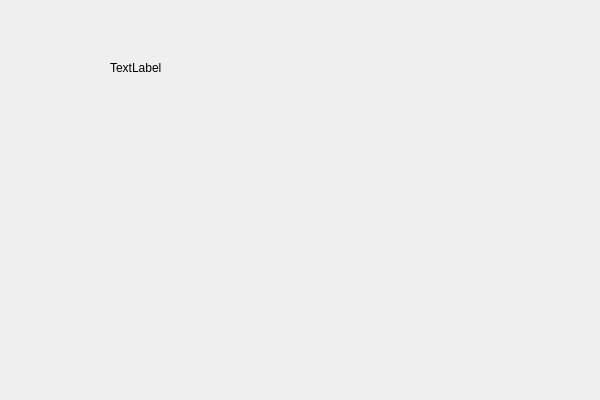
<?xml version="1.0" encoding="UTF-8"?>
<ui version="4.0">
 <class>Widget</class>
 <widget class="QWidget" name="Widget">
  <property name="geometry">
   <rect>
    <x>0</x>
    <y>0</y>
    <width>600</width>
    <height>400</height>
   </rect>
  </property>
  <property name="windowTitle">
   <string>Widget</string>
  </property>
  <widget class="QLabel" name="label">
   <property name="geometry">
    <rect>
     <x>110</x>
     <y>60</y>
     <width>311</width>
     <height>16</height>
    </rect>
   </property>
   <property name="text">
    <string>TextLabel</string>
   </property>
  </widget>
 </widget>
 <layoutdefault spacing="6" margin="11"/>
 <resources/>
 <connections/>
</ui>
